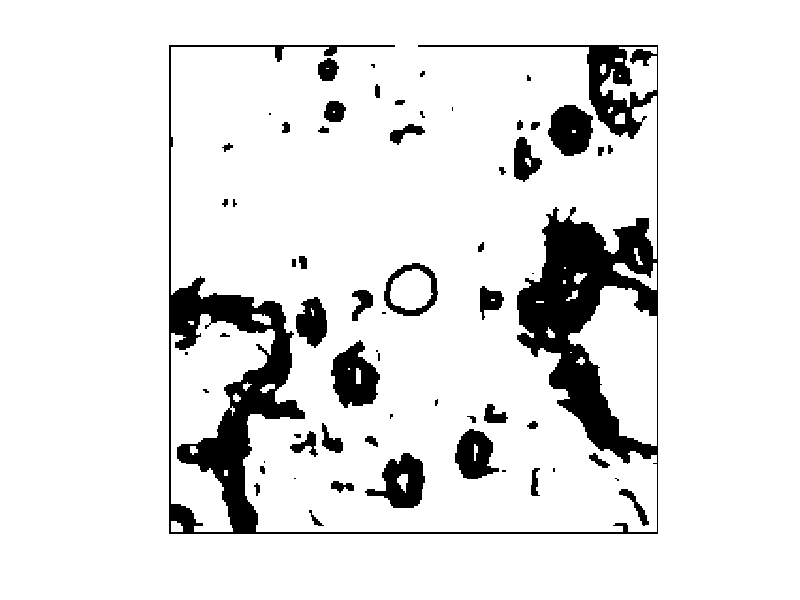

The MATLAB source for this figure:
clear all
close all
% load('heightmap.mat')
% side = size(heightmap,2);
% length = round(sqrt(side));
% heightmap = reshape(heightmap, [length, length]);


% heightmap = csvread('sldem_snippet_with_rocks.csv');
% I = mat2gray(heightmap);
% figure
% imshow(I)
% [r, c] = size(heightmap);
% 
% flatten_heightmap = reshape(heightmap, [1, r*c]);
% csvwrite('heightmap.csv',flatten_heightmap);

% t = Tiff('worlds/NAC_DTM_TSILKVSKIY2_CLRSHADE_20170911_164042.tif', 'r');
% imageData = read(t);
% [r, c] = size(imageData);
% flatten_heightmap = reshape(imageData, [1, r*c]);
% csvwrite('heightmap.csv',flatten_heightmap);

 localmap = csvread("globalmap.csv");
 I = mat2gray(localmap);
 Igrad = imgradient(I)
 BM = (Igrad >= 0 & Igrad < 0.09);
 imshow(BM)
 
 
 
 

